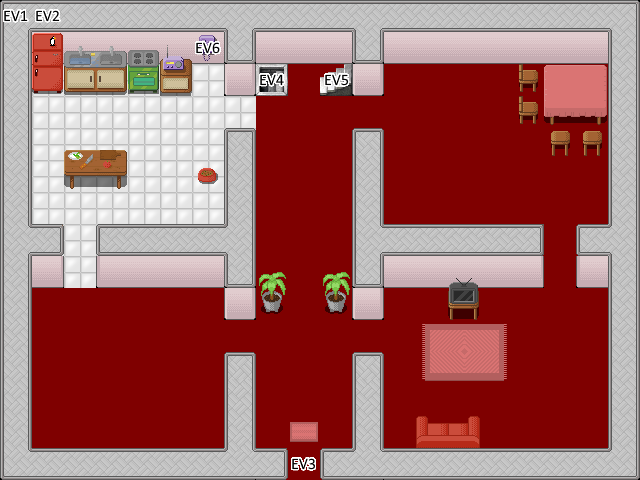

Tiled map render using the project's own tile images. Description and the map definition, with tile-layer contents summarised, below:
An orthogonal 20x15 tile map with 32x32 px tiles, 5 tile layers (bg1, bg2, fg1, fg2, ...), 1 hidden layer not drawn, 4 tilesets.

<map version="1.0" tiledversion="1.0.1" orientation="orthogonal" renderorder="right-down" width="20" height="15" tilewidth="32" tileheight="32" nextobjectid="1">
 <tileset firstgid="1" name="type" tilewidth="32" tileheight="32" tilecount="2" columns="2">
  <image source="typetilseset.png" width="64" height="32" />
  <tile id="0">
   <properties>
    <property name="type" type="int" value="1" />
   </properties>
  </tile>
  <tile id="1">
   <properties>
    <property name="type" type="int" value="2" />
   </properties>
  </tile>
 </tileset>
 <tileset firstgid="3" name="info" tilewidth="32" tileheight="32" tilecount="20" columns="10">
  <image source="infotileset.png" width="320" height="64" />
  <tile id="0">
   <properties>
    <property name="event">MVPLAYER 9 13
SOUND "door" P
FILTER OFF
PAUSE 0.5</property>
   </properties>
  </tile>
  <tile id="1">
   <properties>
    <property name="event">MVPLAYER 9 2
SOUND "door" P
FILTER OFF
PAUSE 0.5</property>
   </properties>
  </tile>
  <tile id="2">
   <properties>
    <property name="event">IFC
   FILTER 0 0 0 1
   SOUND "door" P
   PAUSE 0.5
   SOUND OFF
   CHGMAP "start" 1 0
END</property>
   </properties>
  </tile>
  <tile id="3">
   <properties>
    <property name="event">IFC
   FILTER 0 0 0 1
   SOUND "door" P
   PAUSE 0.5
   SOUND OFF
   CHGMAP "sous-sol"
END</property>
   </properties>
  </tile>
  <tile id="4">
   <properties>
    <property name="event">IFC
   FILTER 0 0 0 1
   SOUND "door" P
   PAUSE 0.5
   SOUND OFF
   CHGMAP "1er-etage"
END</property>
   </properties>
  </tile>
  <tile id="5">
   <properties>
    <property name="event">DIALOG "Composer quel numéro ?" NUM "Au hasard" "18" "3630" "Raccrocher"
IF NUM == 1
   SAY "'Allo ?'"
   FILTER 0 0 0 0.5 0.1
   SAY "..."
   FILTER OFF 0.1
   SAY "Il n'y a personne..."
END
IF NUM == 2
   SAY "'Allo ?'"
   FILTER 0 0 0 0.5 0.1
   SAY "*musique des pompiers*"
   FILTER OFF 0.1
   SAY "Ca ne s'arrête pas..."
END
IF NUM == 3
   SAY "'Allo père nöel ?'"
   FILTER 0 0 0 0.5 0.1
   SAY "Le père nöel n'existe pas !"
   FILTER OFF 0.1
   SAY "Il a raccroché !"
END
SAY "Vous raccrochez le téléphone"</property>
   </properties>
  </tile>
  <tile id="6">
   <properties>
    <property name="event" value="" />
   </properties>
  </tile>
  <tile id="7">
   <properties>
    <property name="event" value="" />
   </properties>
  </tile>
  <tile id="8">
   <properties>
    <property name="event" value="" />
   </properties>
  </tile>
  <tile id="9">
   <properties>
    <property name="event" value="" />
   </properties>
  </tile>
  <tile id="10">
   <properties>
    <property name="npc" value="" />
   </properties>
  </tile>
  <tile id="11">
   <properties>
    <property name="npc" value="" />
   </properties>
  </tile>
  <tile id="12">
   <properties>
    <property name="npc" value="" />
   </properties>
  </tile>
  <tile id="13">
   <properties>
    <property name="npc" value="" />
   </properties>
  </tile>
  <tile id="14">
   <properties>
    <property name="npc" value="" />
   </properties>
  </tile>
  <tile id="15">
   <properties>
    <property name="npc" value="" />
   </properties>
  </tile>
  <tile id="16">
   <properties>
    <property name="npc" value="" />
   </properties>
  </tile>
  <tile id="17">
   <properties>
    <property name="npc" value="" />
   </properties>
  </tile>
  <tile id="18">
   <properties>
    <property name="npc" value="" />
   </properties>
  </tile>
  <tile id="19">
   <properties>
    <property name="npc" value="" />
   </properties>
  </tile>
 </tileset>
 <tileset firstgid="23" name="free_tileset_version_10" tilewidth="32" tileheight="32" tilecount="570" columns="15">
  <image source="../tilesets/free_tileset_version_10.png" width="480" height="1216" />
 </tileset>
 <tileset firstgid="593" name="Inside_B" tilewidth="32" tileheight="32" tilecount="256" columns="16">
  <image source="../tilesets/Inside_B.png" width="512" height="512" />
 </tileset>
 <layer name="bg1" width="20" height="15">
  <data>[300 cells, 300 non-empty, 17 distinct tile ids]</data>
 </layer>
 <layer name="bg2" width="20" height="15">
  <data>[300 cells, 39 non-empty, 35 distinct tile ids]</data>
 </layer>
 <layer name="fg1" width="20" height="15">
  <data>[300 cells, 34 non-empty, 7 distinct tile ids]</data>
 </layer>
 <layer name="fg2" width="20" height="15">
  <data>[300 cells, 0 non-empty, 0 distinct tile ids]</data>
 </layer>
 <layer name="type" width="20" height="15" visible="0">
  <data>[300 cells, 300 non-empty, 2 distinct tile ids]</data>
 </layer>
 <layer name="info" width="20" height="15">
  <data>[300 cells, 6 non-empty, 6 distinct tile ids]</data>
 </layer>
</map>
